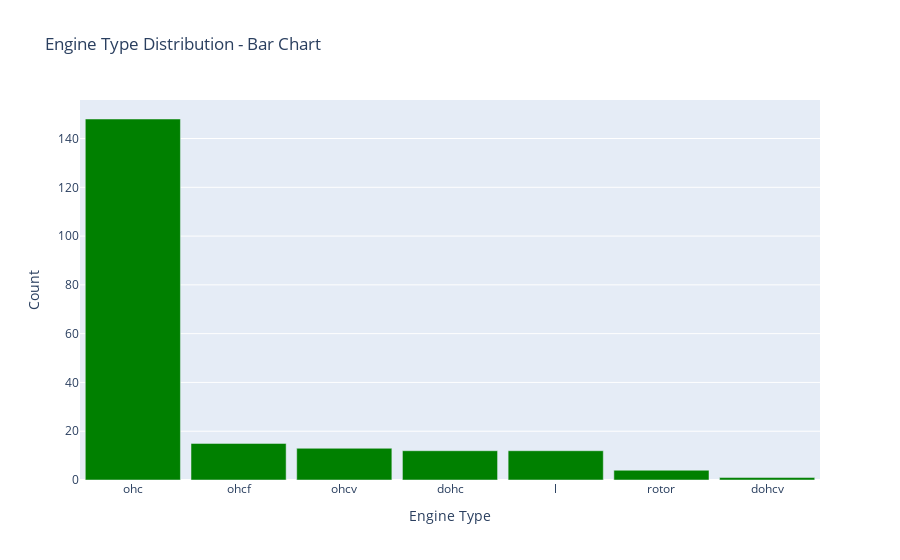

The notebook cell this image was saved under:
### Markdown cell above
### Insights

1. IT can be clearly seen that Gas powered cars are more than 90 percent

### Code cell
import plotly.graph_objects as go

engine_counts = df_o['enginetype'].value_counts()

fig = go.Figure(data=[go.Bar(
    x=engine_counts.index,
    y=engine_counts.values,
    marker_color='green'
)])

fig.update_layout(
    title='Engine Type Distribution - Bar Chart',
    xaxis=dict(title='Engine Type'),
    yaxis=dict(title='Count'),
    bargap=0.1
)

fig.show()

### Figure 1 — Plotly figure (JSON) as saved in the notebook; plotly's stock layout.template omitted (floating-point values rounded to 4 significant figures)
{"data": [{"marker": {"color": "green"}, "type": "bar", "x": ["ohc", "ohcf", "ohcv", "dohc", "l", "rotor", "dohcv"], "y": [148, 15, 13, 12, 12, 4, 1]}], "layout": {"bargap": 0.1, "title": {"text": "Engine Type Distribution - Bar Chart"}, "xaxis": {"title": {"text": "Engine Type"}}, "yaxis": {"title": {"text": "Count"}}}}
